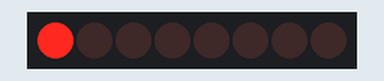
Recording of a sketch running on a simulated Arduino Uno, built with avr-gcc and run on an emulated ATmega328P. On the bench: 8 shift-register outputs drawn as a row of LEDs (first output left, lit = HIGH). Wiring (inferred from the names in the program): shift register (74HC595): data pin 2; shift clock pin 3; latch pin 4. Wiring (inferred from the signals the program sends): row of LEDs: on Q0, Q1, Q2, Q3, Q4, Q5, Q6, Q7.

Above: at 0.1 s.
At 1.1 s:
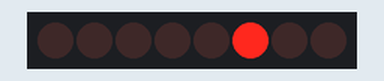
At 1.7 s:
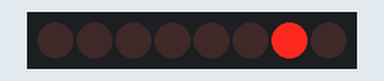
At 3.5 s:
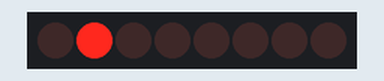
At 5.3 s:
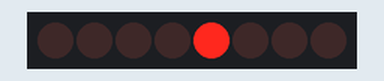
At 7.1 s:
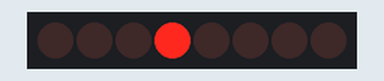
Timing chart, 0 to 7.4 s (numbered marks = the images above):
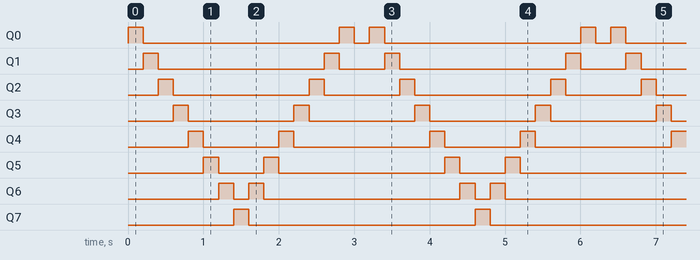

The sketch:

Activity_2.ino
```cpp
int data_pin = 2;
int clock_pin = 3;
int latch_pin = 4;

void shiftRepDisplay(byte data){
  digitalWrite(latch_pin, LOW);
  shiftOut(data_pin, clock_pin, LSBFIRST, data);
  digitalWrite(latch_pin, HIGH);
}

void setup() {
  // put your setup code here, to run once:
  pinMode(data_pin, OUTPUT);
  pinMode(clock_pin, OUTPUT);
  pinMode(latch_pin, OUTPUT);

}

void loop() {
  // put your main code here, to run repeatedly:
  byte number = B10000000;
  for (int i =1; i <= 8; i++){
    shiftRepDisplay(number);
    number = number >> 1;
    delay(200);
    if (number == B00000001){
      for (int i = 8; i >= 1; i--){
        shiftRepDisplay(number);
        number = number << 1;
        delay(200);
      }
    }
  }
}
```

Measured:
- by itself, Q0: repeats every 3.2 s: LOW 2.6 s, HIGH 0.20 s, LOW 0.20 s, HIGH 0.20 s
- by itself, Q1: repeats every 3.2 s: LOW 2.2 s, HIGH 0.20 s, LOW 0.60 s, HIGH 0.20 s
- by itself, Q2: repeats every 3.2 s: LOW 1.8 s, HIGH 0.20 s, LOW 1.0 s, HIGH 0.20 s
- by itself, Q3: alternates HIGH for 0.20 s and LOW for 1.4 s
- by itself, Q4: repeats every 3.2 s: LOW 1.0 s, HIGH 0.20 s, LOW 1.8 s, HIGH 0.20 s
- by itself, Q5: repeats every 3.2 s: LOW 0.60 s, HIGH 0.20 s, LOW 2.2 s, HIGH 0.20 s
- by itself, Q6: repeats every 3.2 s: LOW 0.20 s, HIGH 0.20 s, LOW 2.6 s, HIGH 0.20 s
- by itself, Q7: alternates HIGH for 0.20 s and LOW for 3.0 s
